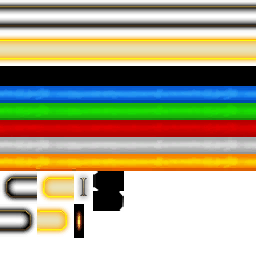
#> input picture media/tex/timer/WidgetStatusBar.png, 256 x 256 px
$ python -i prepare_xp_art.py   (imports and definitions only)
#> lines starting #> are read from the running program, lines starting #| are printed output that depends on the picture
"""Extend the existing action-bar side walls for its joined XP channel.

This prepares texture pixels only. It never loads addon or game code.
"""

import argparse
from pathlib import Path

from PIL import Image

ROOT = Path(__file__).resolve().parents[1]


def prepare(source, output):
#> called with source = '../media/tex/timer/WidgetStatusBar.png', output = 'out.png'
    original = Image.open(source).convert("RGBA")
#> original is the input picture: PIL image 256x256 RGBA; mean R, G, B, A 84.8, 75.6, 37.8, 147.4
    # The source has two pixels per vertical UI unit. Insert eight UI units
    # before the lower chamfers, repeating the last straight side-wall row.
    # Everything above and below the insertion retains its original pixels.
    shell = Image.new("RGBA", (512, 256))
#> shell: PIL image 512x256 RGBA; every value is 0
    shell.paste(original.crop((0, 0, 512, 92)), (0, 0))
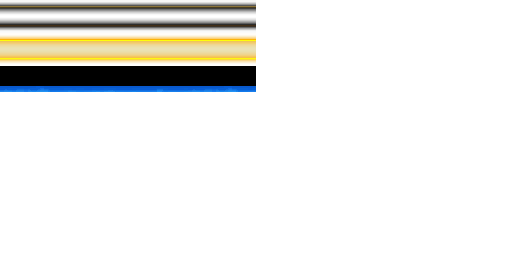
#> shell: PIL image 512x256 RGBA; mean R, G, B, A 16.1, 14.2, 6.9, 27.4; transparent parts drawn white
    row = original.crop((0, 91, 512, 92))
    for y in range(92, 108):
        shell.paste(row, (0, y))
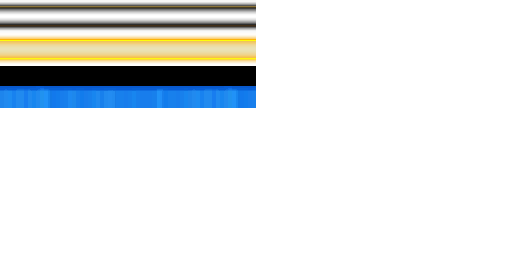
#> shell: PIL image 512x256 RGBA; mean R, G, B, A 16.9, 18.3, 14.3, 35.4; transparent parts drawn white
    shell.paste(original.crop((0, 92, 512, 128)), (0, 108))
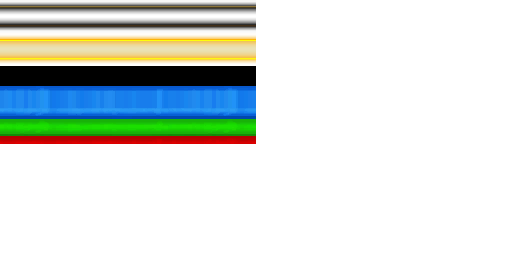
#> shell: PIL image 512x256 RGBA; mean R, G, B, A 21.2, 27.1, 19.2, 53.3; transparent parts drawn white
#> (the run stopped early here; a loop or call above may not have finished)
